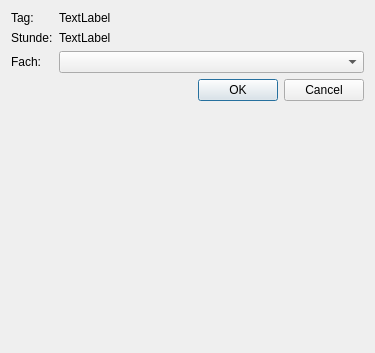
<?xml version="1.0" encoding="UTF-8"?>
<ui version="4.0">
 <class>AddScheduleDialog</class>
 <widget class="QDialog" name="AddScheduleDialog">
  <property name="geometry">
   <rect>
    <x>0</x>
    <y>0</y>
    <width>375</width>
    <height>353</height>
   </rect>
  </property>
  <property name="windowTitle">
   <string>Dialog</string>
  </property>
  <layout class="QFormLayout" name="formLayout">
   <item row="2" column="0">
    <widget class="QLabel" name="label">
     <property name="text">
      <string>Tag:</string>
     </property>
    </widget>
   </item>
   <item row="2" column="1">
    <widget class="QLabel" name="dayLabel">
     <property name="text">
      <string>TextLabel</string>
     </property>
    </widget>
   </item>
   <item row="3" column="0">
    <widget class="QLabel" name="label_2">
     <property name="text">
      <string>Stunde:</string>
     </property>
    </widget>
   </item>
   <item row="3" column="1">
    <widget class="QLabel" name="lessonNumLabel">
     <property name="text">
      <string>TextLabel</string>
     </property>
    </widget>
   </item>
   <item row="5" column="1">
    <widget class="QDialogButtonBox" name="buttonBox">
     <property name="orientation">
      <enum>Qt::Horizontal</enum>
     </property>
     <property name="standardButtons">
      <set>QDialogButtonBox::Cancel|QDialogButtonBox::Ok</set>
     </property>
    </widget>
   </item>
   <item row="4" column="0">
    <widget class="QLabel" name="label_3">
     <property name="text">
      <string>Fach:</string>
     </property>
    </widget>
   </item>
   <item row="4" column="1">
    <widget class="QComboBox" name="lessonBox"/>
   </item>
  </layout>
 </widget>
 <resources/>
 <connections>
  <connection>
   <sender>buttonBox</sender>
   <signal>accepted()</signal>
   <receiver>AddScheduleDialog</receiver>
   <slot>accept()</slot>
   <hints>
    <hint type="sourcelabel">
     <x>248</x>
     <y>254</y>
    </hint>
    <hint type="destinationlabel">
     <x>157</x>
     <y>274</y>
    </hint>
   </hints>
  </connection>
  <connection>
   <sender>buttonBox</sender>
   <signal>rejected()</signal>
   <receiver>AddScheduleDialog</receiver>
   <slot>reject()</slot>
   <hints>
    <hint type="sourcelabel">
     <x>316</x>
     <y>260</y>
    </hint>
    <hint type="destinationlabel">
     <x>286</x>
     <y>274</y>
    </hint>
   </hints>
  </connection>
 </connections>
</ui>
